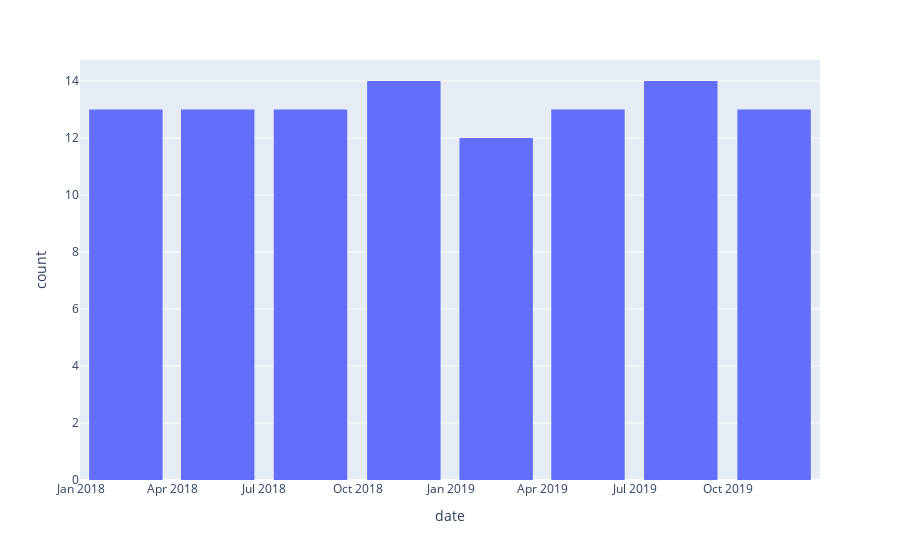

This figure's notebook cell:
### Markdown cell above
Creando gráficos de Histogramas y Boxplots

### Code cell
df = px.data.stocks()
fig = px.histogram(df, x="date")
fig.update_layout(bargap=0.2)
fig.show()

### Figure 1 — Plotly figure (JSON) as saved in the notebook; plotly's stock layout.template omitted (floating-point values rounded to 4 significant figures)
{"data": [{"alignmentgroup": "True", "bingroup": "x", "hovertemplate": "date=%{x}<br>count=%{y}<extra></extra>", "legendgroup": "", "marker": {"color": "#636efa", "pattern": {"shape": ""}}, "name": "", "offsetgroup": "", "orientation": "v", "showlegend": false, "type": "histogram", "x": ["2018-01-01", "2018-01-08", "2018-01-15", "2018-01-22", "2018-01-29", "2018-02-05", "2018-02-12", "2018-02-19", "2018-02-26", "2018-03-05", "2018-03-12", "2018-03-19", "2018-03-26", "2018-04-02", "2018-04-09", "2018-04-16", "2018-04-23", "2018-04-30", "2018-05-07", "2018-05-14", "2018-05-21", "2018-05-28", "2018-06-04", "2018-06-11", "2018-06-18", "2018-06-25", "2018-07-02", "2018-07-09", "2018-07-16", "2018-07-23", "2018-07-30", "2018-08-06", "2018-08-13", "2018-08-20", "2018-08-27", "2018-09-03", "2018-09-10", "2018-09-17", "2018-09-24", "2018-10-01", "2018-10-08", "2018-10-15", "2018-10-22", "2018-10-29", "2018-11-05", "2018-11-12", "2018-11-19", "2018-11-26", "2018-12-03", "2018-12-10", "2018-12-17", "2018-12-24", "2018-12-31", "2019-01-07", "2019-01-14", "2019-01-21", "2019-01-28", "2019-02-04", "2019-02-11", "2019-02-18", "2019-02-25", "2019-03-04", "2019-03-11", "2019-03-18", "2019-03-25", "2019-04-01", "2019-04-08", "2019-04-15", "2019-04-22", "2019-04-29", "2019-05-06", "2019-05-13", "2019-05-20", "2019-05-27", "2019-06-03", "2019-06-10", "2019-06-17", "2019-06-24", "2019-07-01", "2019-07-08", "2019-07-15", "2019-07-22", "2019-07-29", "2019-08-05", "2019-08-12", "2019-08-19", "2019-08-26", "2019-09-02", "2019-09-09", "2019-09-16", "2019-09-23", "2019-09-30", "2019-10-07", "2019-10-14", "2019-10-21", "2019-10-28", "2019-11-04", "2019-11-11", "2019-11-18", "2019-11-25", "2019-12-02", "2019-12-09", "2019-12-16", "2019-12-23", "2019-12-30"], "xaxis": "x", "yaxis": "y"}], "layout": {"bargap": 0.2, "barmode": "relative", "legend": {"tracegroupgap": 0}, "margin": {"t": 60}, "xaxis": {"anchor": "y", "domain": [0, 1], "title": {"text": "date"}}, "yaxis": {"anchor": "x", "domain": [0, 1], "title": {"text": "count"}}}}
